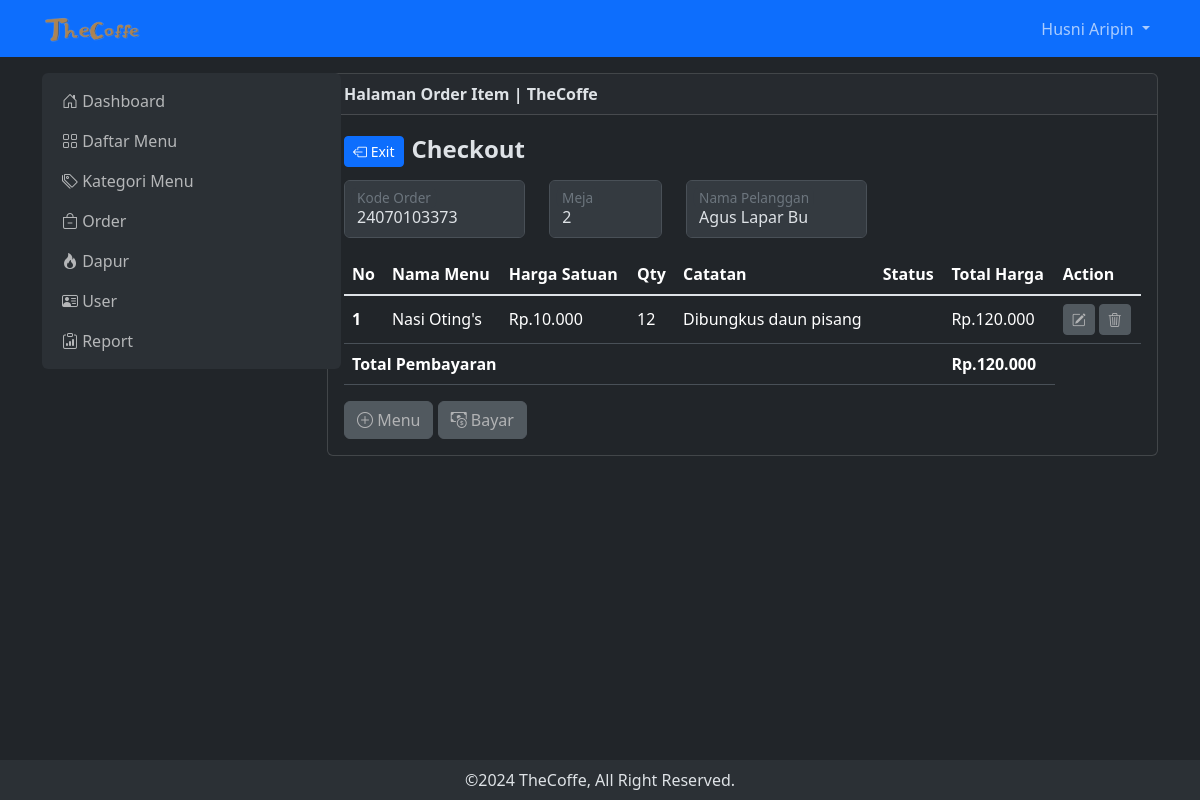
The app's page /?page=order_item&order=24070103373&meja=2&pelanggan=Agus Lapar Bu (signed in) with its own data.
### tables this page shows
CREATE TABLE `tb_user` (
  `id` int NOT NULL,
  `nama` varchar(200) NOT NULL,
  `username` varchar(255) NOT NULL,
  `password` varchar(255) NOT NULL,
  `level` int NOT NULL,
  `nohp` varchar(15) NOT NULL,
  `alamat` varchar(200) NOT NULL
);

CREATE TABLE `tb_list_order` (
  `id_list_order` int NOT NULL,
  `menu` int NOT NULL,
  `kode_order` bigint NOT NULL,
  `jumlah` int NOT NULL,
  `catatan` varchar(100) DEFAULT NULL,
  `status` int DEFAULT NULL
);

CREATE TABLE `tb_daftar_menu` (
  `id` int NOT NULL,
  `foto_menu` varchar(200) NOT NULL,
  `nama_menu` varchar(100) NOT NULL,
  `kategori` int NOT NULL,
  `harga_menu` int NOT NULL,
  `stok_menu` int NOT NULL,
  `keterangan_menu` varchar(200) NOT NULL
);

### pages/order_item.php (the view, shortened to what this page needs)
<?php
include 'controller/connect.php';
$query = mysqli_query($con, "SELECT *, SUM(harga_menu*jumlah) AS total_harga FROM tb_list_order
        LEFT JOIN tb_order ON tb_order.id_order = tb_list_order.kode_order
        LEFT JOIN tb_daftar_menu ON tb_daftar_menu.id = tb_list_order.menu
        LEFT JOIN tb_bayar ON tb_bayar.id_bayar = tb_order.id_order
        GROUP BY id_list_order
        HAVING tb_list_order.kode_order = $_GET[order]");
$kode_order = $_GET['order'];
$meja = $_GET['meja'];
$pelanggan = $_GET['pelanggan'];
while ($data = mysqli_fetch_array($query)) {
    $result[] = $data;
}
$select_daftar_menu = mysqli_query($con, "SELECT id,nama_menu FROM tb_daftar_menu");
?>
<div class="konten col-lg rounded mb-5">
    <div class="card">
        <div class="card-header fw-bold">
            Halaman Order Item | TheCoffe
        </div>
        <div class="card-body">
            <div class="row">
                <div class="col d-flex gap-2 align-items-center mb-2">
                    <a href="order" class="btn btn-primary btn-sm"><i class="bi bi-box-arrow-left"></i> Exit</a>
                    <h4 class="fw-bold mt-1">Checkout</h4>
                </div>
            </div>
            <div class="row">
                <div class="col-lg-3">
                    <div class="form-floating mb-3">
                        <input type="text" class="form-control" id="kodeOrder" value="<?= $kode_order; ?> " disabled>
                        <label for="kodeOrder">Kode Order</label>
                    </div>
                </div>
                <div class="col-lg-2">
                    <div class="form-floating mb-3">
                        <input type="text" class="form-control" id="meja" value="<?= $meja; ?>" disabled>
                        <label for="meja">Meja</label>
                    </div>
                </div>
                <div class="col-lg-3">
                    <div class="form-floating mb-3">
                        <input type="text" class="form-control" id="nemaPelanggan" value="<?= $pelanggan; ?>" disabled>
                        <label for="nemaPelanggan">Nama Pelanggan</label>
                    </div>
                </div>
            </div>
            <?php
            if (empty($result)) {
                echo '<div class="mb-3">Order ini belum memesan item apapun.</div>';
            } else {
                foreach ($result as $row) {
            ?>
            <div class="modal fade" id="editItem<?= $row['id_list_order']; ?>" tabindex=" -1" aria-labelledby="exampleModalLabel" aria-hidden="true">
                <div class="modal-dialog modal-md modal-fullscreen-md-down">
                    <div class="modal-content">
                        <div class="modal-header">
                            <h1 class="modal-title fs-5" id="exampleModalLabel">Edit Menu</h1>
                            <button type="button" class="btn-close" data-bs-dismiss="modal" aria-label="Close"></button>
                        </div>
                        <div class="modal-body">
                        <form class="needs-validation" novalidate action="controller/proses_edit_item.php" method="POST">
                        <input type="hidden" name="id" value="<?php echo $row['id_list_order']?>">
                        <input type="hidden" name="kode_order" value="<?php echo $kode_order?>">
                        <input type="hidden" name="meja" value="<?php echo $meja?>">
                        <input type="hidden" name="pelanggan" value="<?php echo $pelanggan?>">
                        <div class="row">
                            <div class="col-md-8">
                                <div class="form-floating mb-3">
                                    <select class="form-select" name="menu" aria-label="Default select example" required>
                                        <option value="" hidden selected>Pilih Daftar Menu</option>
                                        <?php
                                        foreach ($select_daftar_menu as $valueDaf) {
                                            if($row['menu'] == $valueDaf['id']){
                                                echo '<option selected value="' . $valueDaf['id'] . '">' . $valueDaf['nama_menu'] . '</option>';
                                            }else{
                                                echo '<option value="' . $valueDaf['id'] . '">' . $valueDaf['nama_menu'] . '</option>';
                                            }
                                        }
                                        ?>
                                    </select>
                                    <label for="floatingInput">Nama Menu</label>
                                    <div class="invalid-feedback">
                                        Masukan Nama Menu.
                                    </div>
                                </div>
                            </div>
                            <div class="col-md-4">
                                <div class="form-floating mb-3">
                                    <input type="number" class="form-control" id="floatingInput" placeholder="" name="jumlah" required value="<?= $row['jumlah'] ?>">
                                    <label for="floatingInput">Jumlah Porsi</label>
                                    <div class="invalid-feedback">
                                        Masukan Jumlah Porsi.
                                    </div>
                                </div>
                            </div>
                        </div>
                        <div class="form-floating mb-3">
                            <textarea name="catatan" class="form-control" id="" style="height: 100px;"><?= $row['catatan'] ?></textarea>
                            <label for="floatingInput">Catatan</label>
                            <div class="invalid-feedback">
                                Masukan Keterangan.
                            </div>
                        </div>
                        <div class="modal-footer">
                            <button type="button" class="btn btn-secondary" data-bs-dismiss="modal">Close</button>
                            <button type="submit" name="edit_item_validate" class="btn btn-primary">Save changes</button>
                        </div>
                    </form>
                        </div>
                    </div>
                </div>
            </div>
            <div class="modal fade" id="deleteItem<?= $row['id_list_order']; ?>" tabindex=" -1" aria-labelledby="exampleModalLabel" aria-hidden="true">
                <div class="modal-dialog modal-dialog-centered">
                    <div class="modal-content">
                        <div class="modal-header">
                            <h1 class="modal-title fs-5" id="exampleModalLabel">Delete Menu</h1>
                            <button type="button" class="btn-close" data-bs-dismiss="modal" aria-label="Close"></button>
                        </div>
                        <div class="modal-body">
                            <form class="needs-validation" novalidate action="controller/proses_delete_item.php" method="POST">
                                <input type="hidden" name="kode_order" value="<?php echo $kode_order?>">
                                <input type="hidden" name="meja" value="<?php echo $meja?>">
                                <input type="hidden" name="pelanggan" value="<?php echo $pelanggan?>">
                                <input type="hidden" name="id" value="<?php echo $row['id_list_order']; ?>">
                                <div class="col-lg-12 mb-3">
                                    <div class="alert alert-light" role="alert">Apakah anda yakin ingin menghapus <b><?= $row['nama_menu']; ?></b> dari list order?</div>
                                </div>
                                <div class="modal-footer">
                                    <button type="button" class="btn btn-secondary" data-bs-dismiss="modal">Cancel</button>
                                    <button type="submit" name="delete_item_validate" class="btn btn-danger">Delete</button>
                                </div>
                            </form>
                        </div>
                    </div>
                </div>
            </div>
                <?php
                }
                ?>
                                        <?php
                                        $no = 1;
                                        $total_pembayaran = 0;
                                        foreach ($result as $row) {
                                        ?>
                                            <tr class="align-middle">
                                                <th scope="row"><?= $no++ ?></th>
                                                <td class="text-nowrap"><?= $row['nama_menu'] ?></td>
                                                <td>Rp.<?= number_format($row['harga_menu'], 0, ',', '.') ?></td>
                                                <td><?= $row['jumlah'] ?></td>
                                                <td><?= $row['catatan'] ?></td>
                                                <td><?= $row['status'] ?></td>
                                                <td>Rp.<?= number_format($row['total_harga'], 0, ',', '.') ?></td>
                                            </tr>
                                        <?php
                                            $total_pembayaran += $row['total_harga'];
                                        }
                                        ?>
            <div class="table-responsive">
                <table class="table table-hover">
                    <thead>
                        <tr class="text-nowrap">
                            <th scope="col">No</th>
                            <th scope="col">Nama Menu</th>
                            <th scope="col">Harga Satuan</th>
                            <th scope="col">Qty</th>
                            <th scope="col">Catatan</th>
                            <th scope="col">Status</th>
                            <th scope="col">Total Harga</th>
                            <th scope="col">Action</th>
                        </tr>
                    </thead>
                    <tbody class="table-group-divider">
                        <?php
                        $no = 1;
                        $total_pembayaran = 0;
                        foreach ($result as $row) {
                        ?>
                            <tr class="align-middle">
                                <th scope="row"><?= $no++ ?></th>
                                <td class="text-nowrap"><?= $row['nama_menu'] ?></td>
                                <td>Rp.<?= number_format($row['harga_menu'], 0, ',', '.') ?></td>
                                <td><?= $row['jumlah'] ?></td>
                                <td><?= $row['catatan'] ?></td>
                                <td>
                                </td>
                                <td>Rp.<?= number_format($row['total_harga'], 0, ',', '.') ?></td>
                                <td>
                                    <div class="d-flex gap-1">
                                        <button class="<?php echo (!empty($row['id_bayar'])) ? "btn btn-secondary btn-sm disabled" : "btn btn-warning btn-sm" ; ?>" title="Detail" data-bs-toggle="modal" data-bs-target="#editItem<?= $row['id_list_order']; ?>"><i class="bi bi-pencil-square"></i></button>
                                        <button class="<?php echo (!empty($row['id_bayar'])) ? "btn btn-secondary btn-sm disabled" : "btn btn-danger btn-sm" ; ?>" title="Detail" data-bs-toggle="modal" data-bs-target="#deleteItem<?= $row['id_list_order']; ?>"><i class="bi bi-trash3"></i></button>
                                    </div>
                                </td>
                            </tr>
                        <?php
                            $total_pembayaran += $row['total_harga'];
                        }
                        ?>
                    </tbody>
                    <tfoot>
                        <tr class="align-middle ">
                            <td colspan="6" class="fw-bold">
                                Total Pembayaran
                            </td>
                            <td class="fw-bold">Rp.<?= number_format($total_pembayaran, 0, ',', '.') ?></td>
                        </tr>
                    </tfoot>
                </table>
            </div>
            <?php
            }
            ?>
            <div>
                <button type="button" class="<?php echo (!empty($row['id_bayar'])) ? "btn btn-secondary disabled" : "btn btn-primary" ; ?>" data-bs-toggle="modal" data-bs-target="#addItem"><i class="bi bi-plus-circle"></i> Menu</button>
                <button type="button" class="<?php echo (!empty($row['id_bayar'])) ? "btn btn-secondary disabled" : "btn btn-success" ; ?>" data-bs-toggle="modal" data-bs-target="#bayar"><i class="bi bi-cash-coin"></i> Bayar</button>
            </div>
        </div>
    </div>
</div>

### components/header.php (shortened to what this page needs)
<?php
include "controller/connect.php";
$query = mysqli_query($con, "SELECT * FROM tb_user WHERE username = '$_SESSION[username_thecoffe]'");
$row = mysqli_fetch_array($query);
?>
<nav class="navbar navbar-expand bg-primary sticky-top">
    <div class="container-lg">
            <a class="navbar-brand" href="dashboard"><img src="src/img/logo3.png" alt="" width="100"></a>
        <div class="collapse navbar-collapse justify-content-end" id="navbarNavDropdown">
            <ul class="navbar-nav">
                <li class="nav-item dropdown">
                    <a class="nav-link dropdown-toggle" href="#" role="button" data-bs-toggle="dropdown" aria-expanded="false">
                        <?php echo $row['nama']; ?>
                    </a>
                </li>
            </ul>
        </div>
    </div>
</nav>

### src/css/style.css (style rules this page uses)
.konten { margin-top: 16px; }

### records on screen
tb_user: nama "Husni Aripin"
tb_list_order: menu.nama_menu "Nasi Oting's", menu.harga_menu "10.000", jumlah "12", catatan "Dibungkus daun pisang", total_harga "120.000"

### other values on screen
$total_pembayaran "120.000"
